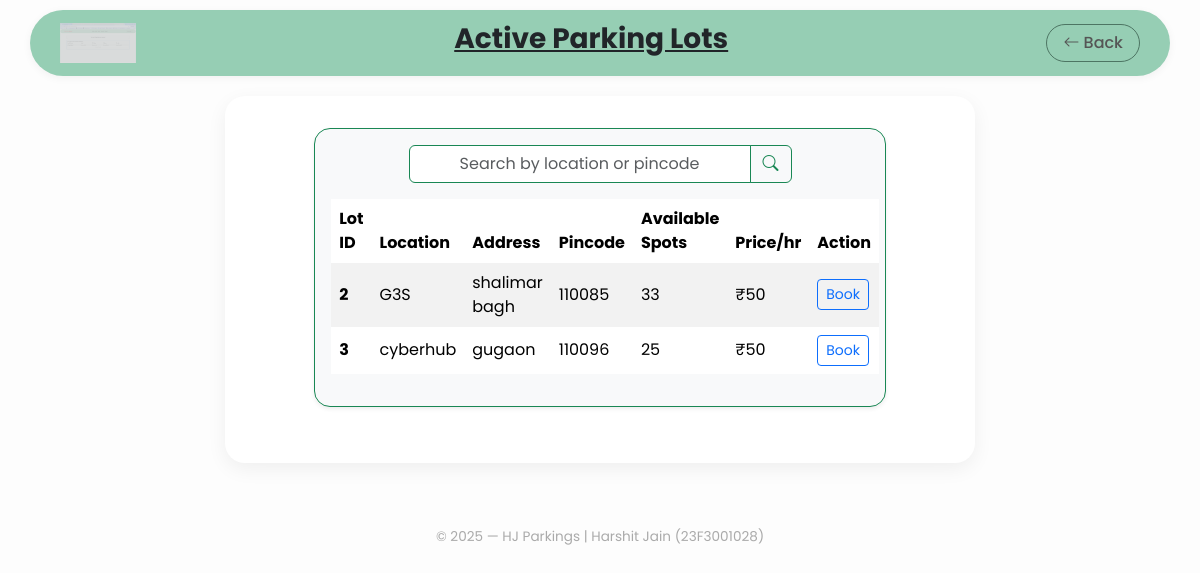
The page /locations (signed in) on the database its author committed.
### app/models/parking_lot.py (models this page shows, shortened)
class parking_lot(db.Model):
    __tablename__ = 'parking_lot'
    lot_id = db.Column(db.Integer, primary_key=True, autoincrement=True)
    location = db.Column(db.String(100), nullable=False)
    address = db.Column(db.String(250), nullable=False)
    pin_code = db.Column(db.Integer, nullable=False)
    total_spots = db.Column(db.Integer, nullable=False)
    price = db.Column(db.Integer, nullable=False)
    status = db.Column(db.String(20), default='active')  # 'active', 'deleted'
    spots = db.relationship('parking_spot', backref='lot', lazy=True)
    @property
    def available_spots(self):
        return len([spot for spot in self.spots if spot.is_active and spot.status != 'occupied'])

### app/models/parking_spot.py (models this page shows)
class parking_spot(db.Model):
    __tablename__ = 'parking_spot'
    spot_id = db.Column(db.Integer, primary_key=True, autoincrement=True)
    lot_id = db.Column(db.Integer, db.ForeignKey('parking_lot.lot_id', ondelete='RESTRICT', onupdate='CASCADE'))
    status = db.Column(db.String(20), nullable=False) # status = 'occupied' or 'available'
    is_active = db.Column(db.Boolean, default=True)  # True = exists, False = deleted

### app/routes/client.py (the view, shortened to what this page needs)
@client_bp.route('/locations', methods=['POST', 'GET'])
@user_authentication
def locations():
    filters = [parking_lot.status == 'active']  # Base filter
    data = parking_lot.query.filter(*filters).all()
    return render_template('client/locations.html', data=data)

### app/routes/client.py (called while the page is built)
def user_authentication(f):
    @wraps(f)
    def decorated_function(*args, **kwargs):
        if 'user' not in session:
            return redirect(url_for('auth.login'))
        return f(*args, **kwargs)
    return decorated_function

### app/templates/client/locations.html (shortened to what this page needs)
{% extends "client/base.html" %}
{% block back %} {{ url_for('client.dashboard') }}{%endblock%}
{% block heading %} Active Parking Lots {% endblock %}
{% block content %}
<div class="container col-lg-10 mb-4 border border-success rounded-4 shadow-sm p-3 bg-light">
<form action="{{ url_for('client.locations') }}" method="POST" class="d-flex justify-content-center align-items-center" role="search">
    <div class="input-group w-auto">
        <input type="text" id="searchbox" name="search_for" class="form-control text-center border-success" placeholder="Search by location or pincode" required>
        <button type="submit" class="btn btn-outline-success" aria-label="Search">
            <i class="bi bi-search"></i>
        </button>
    </div>
</form>
<table class="table table-striped table-borderless align-middle table-hover mt-3">
    <thead>
        <tr>
            <th scope="col">Lot ID</th>
            <th scope="col">Location</th>
            <th scope="col">Address</th>
            <th scope="col">Pincode</th>
            <th scope="col">Available Spots</th>
            <th scope="col">Price/hr</th>
            <th scope="col">Action</th>
        </tr>
    </thead>
    <tbody>
        {% for lot in data %}
        <tr>
            <th scope="row">{{ lot.lot_id }}</th>
            <td>{{ lot.location }}</td>
            <td>{{ lot.address }}</td>
            <td>{{ lot.pin_code }}</td>
            <td>{{ lot.available_spots }}</td>
            <td>₹{{ lot.price }}</td>
            <td>
                {% if lot.available_spots > 0 %}
                    <a href="{{ url_for('client.booking', lot_id=lot.lot_id) }}" class="btn btn-outline-primary btn-sm">Book</a>
                {% else %}
                    <span class="text-danger">Unavailable</span>
                {% endif %}
            </td>
        </tr>
        {% else %}
        <tr>
            <td colspan="7" class="text-center text-muted">No active lots found.</td>
        </tr>
        {% endfor %}
    </tbody>
</table>
</div>
{% endblock %}

### app/templates/client/base.html (style rules this page uses)
body { font-family: 'Poppins', sans-serif; background-color: #fdfdfd; }

### rows shown on the page
parking_lot: lot_id "2", location "G3S", address "shalimar bagh", pin_code "110085", available_spots "33", price "50"
parking_lot: lot_id "3", location "cyberhub", address "gugaon", pin_code "110096", available_spots "25", price "50"
